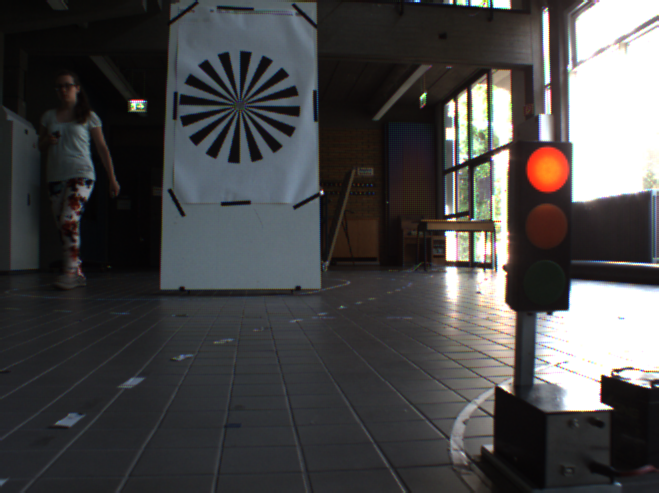
//> input picture image_processing_tests/left.png, 659 x 493 px
$ ./im_test   (built with g++ and OpenCV 4)
//> lines starting //> are read from the running program, lines starting //| are printed output that depends on the picture; after the words box and inside, x2 and y2 are one past the last pixel; in counts of white or black regions, pixels touching at a corner belong together
#include <opencv2/core/core.hpp>
#include <opencv2/highgui/highgui.hpp>
#include "opencv2/imgproc/imgproc.hpp"
#include <iostream>
#include <string>

using namespace std;
using namespace cv;

int main( int argc, char** argv ) {

    int use_color;
    string file_path;

    // -------------------------------------------
    if (argc >=2) {
        file_path = argv[1];
    } else {
        file_path = "left.png";
    }
    if (argc >=3) {
        use_color = atoi(argv[2]);
    } else {
        use_color = 0;
    }
    //--------------------------------------------

    // First argument:
    // path to picture
    // Second argument:
    // CV_LOAD_IMAGE_GRAYSCALE = 0
    // CV_LOAD_IMAGE_COLOR = 1
    Mat image = imread(file_path, use_color);
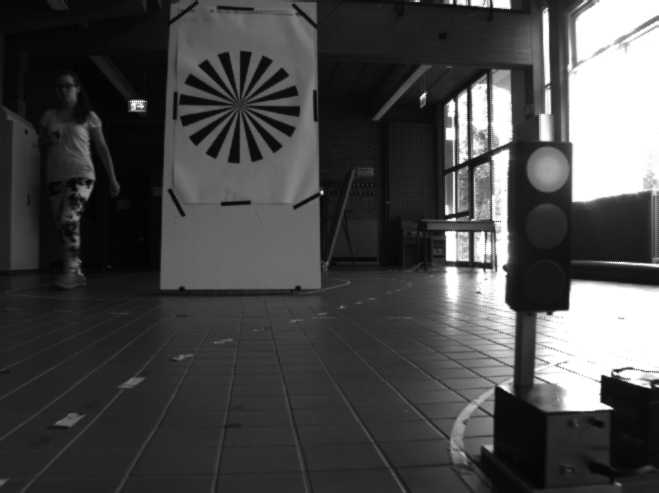
//> image: 493 rows x 659 cols, CV_8UC1; min 2, max 255, mean 71.5

    // Check for invalid input
    if(! image.data ) {
        cout <<  "Could not open or find the image" << std::endl ;
        return -1;
    }

// [10 lines of commented-out code are left out]
if (use_color==1) {
Mat im_hsv, extract_v;
cvtColor(image,im_hsv,CV_RGB2HSV);
extractChannel(image, extract_v,0);

//imshow( "w1", im_hsv );
//imshow( "w2", extract_v );
imshow( "Original", image );

Mat high_value;
// Detect red with high intensity and good saturation:
inRange(im_hsv,Scalar(100,150,200),Scalar(120,255,255),high_value);
imshow( "High Intensity", high_value );

Mat median;
medianBlur(high_value,median,11);
imshow( "Median blur", median );


// [32 lines of commented-out code are left out]


}

// Greyscale picture operations -----------------------------------------------------------------------
if (use_color == 0) {
    for(int i = 0; i < image.rows; i++) {
        for(int j = 0; j < image.cols; j++) {
            int intensity = image.at<uchar>(i,j);

            if ((i+j)%100 == 0) {
                //cout << "i,j = "<< i << ", " <<j<<endl;
                //cout << intensity << "   ";

                image.at<uchar>(i, j)=255;
            }
        }
    }
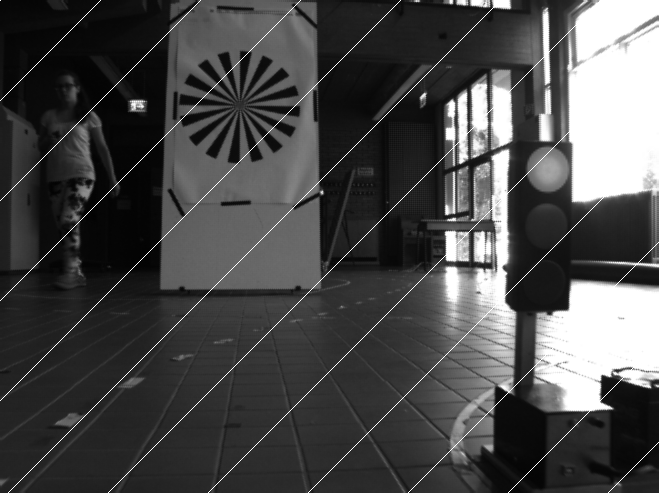
//> image: 493 rows x 659 cols, CV_8UC1; 0.91% of pixels changed, all inside (x1, y1, x2, y2) = (0, 0, 659, 493)
}

// [20 lines of commented-out code are left out]

    waitKey(0);                                          // Wait for a keystroke in the window
    return 0;
}

$ run again, with image_processing_tests/BildL000032.png copied over image_processing_tests/left.png
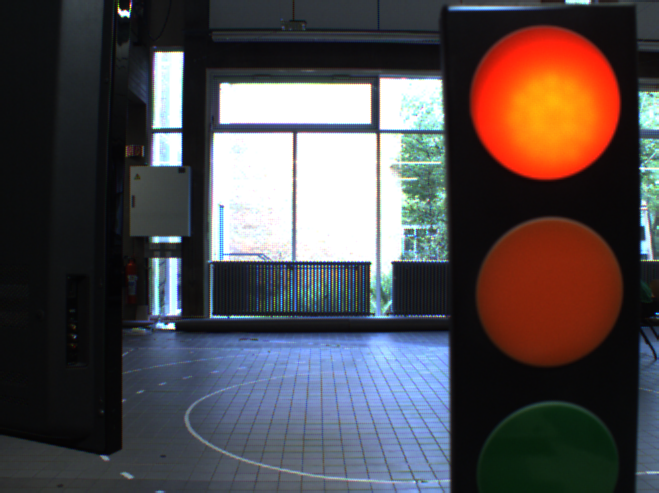
//> input picture image_processing_tests/BildL000032.png, 659 x 493 px
//> `Mat image = imread(file_path, use_color);`:
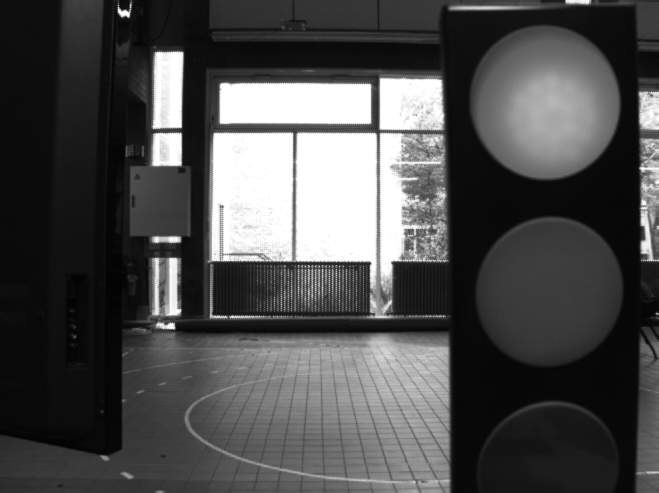
//> image: 493 rows x 659 cols, CV_8UC1; min 2, max 255, mean 77
//> after the loop `for(int i = 0; i < image.rows; i++)`:
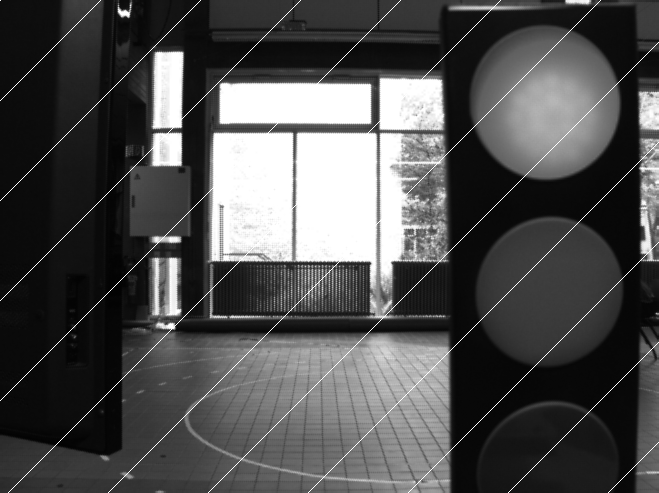
//> image: 493 rows x 659 cols, CV_8UC1; 0.92% of pixels changed, all inside (x1, y1, x2, y2) = (0, 0, 659, 493)

$ run again, with image_processing_tests/conf.png copied over image_processing_tests/left.png
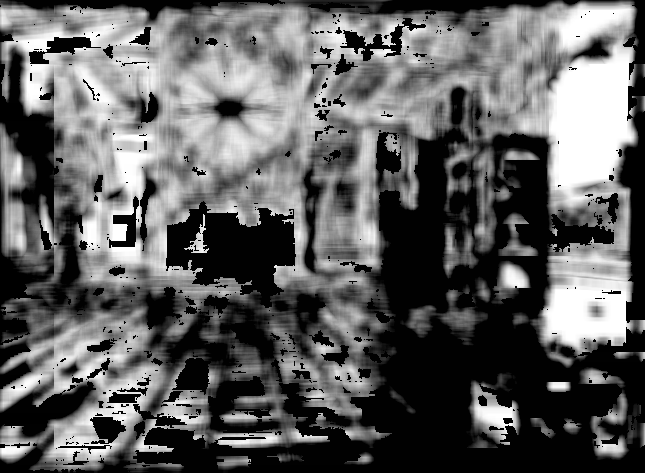
//> input picture image_processing_tests/conf.png, 645 x 473 px
//> image is the input picture: 473 rows x 645 cols, CV_8UC1; min 0, max 255, mean 96.2
//> after the loop `for(int i = 0; i < image.rows; i++)`:
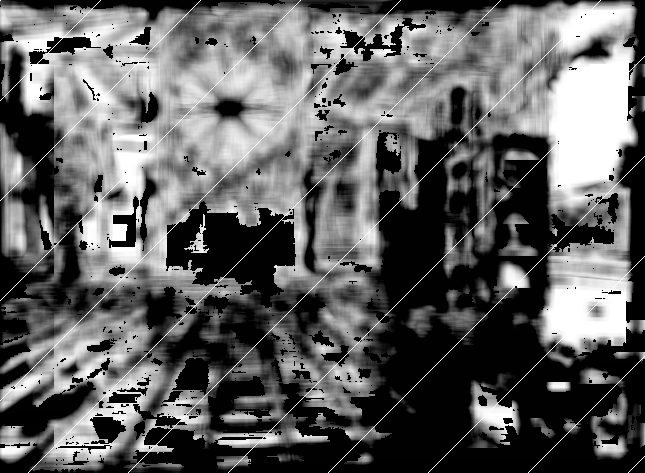
//> image: 473 rows x 645 cols, CV_8UC1; 0.96% of pixels changed, all inside (x1, y1, x2, y2) = (0, 0, 645, 473)
